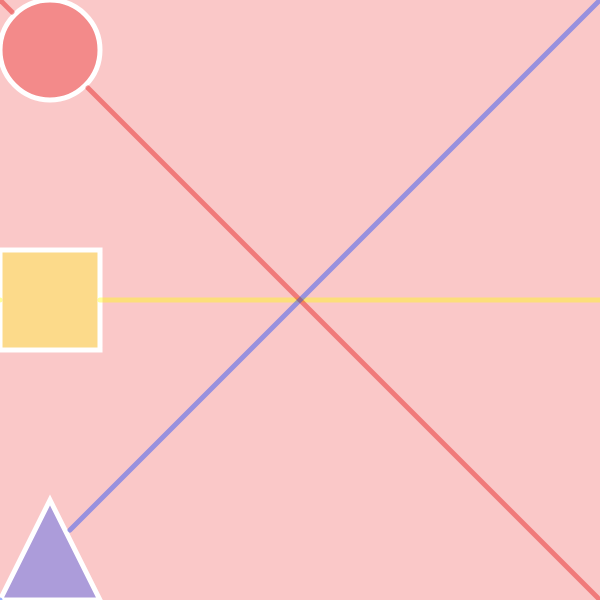
Frame 1 (no input)
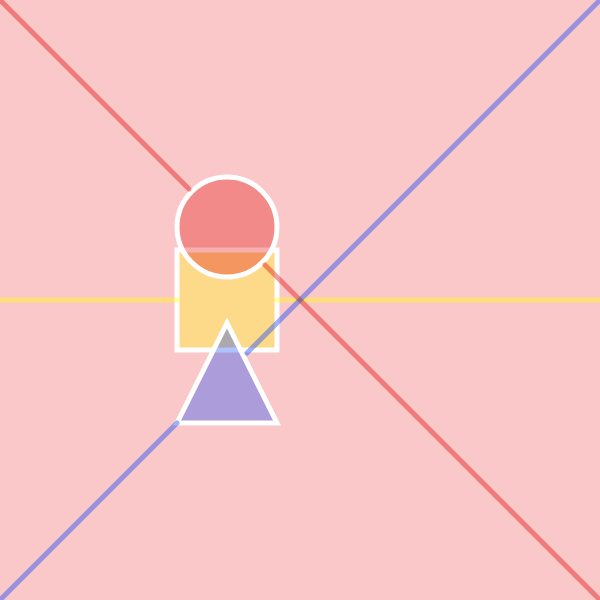
Frame 60 (no input)
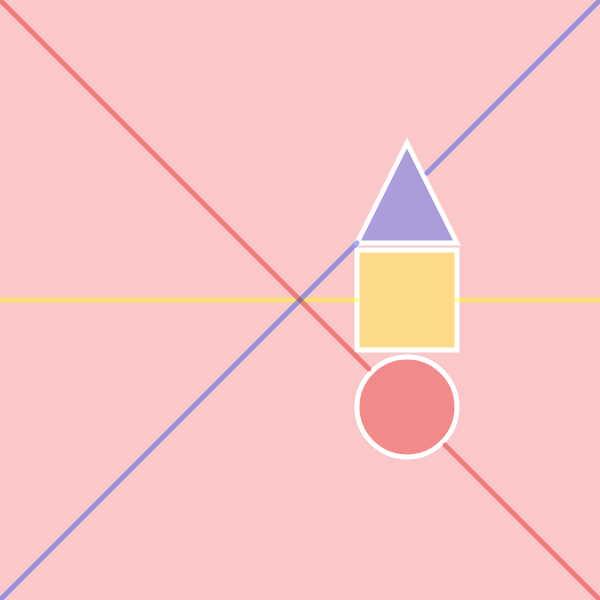
Frame 120 (the mouse pressed at the canvas centre since frame 60)

The p5.js sketch that drew these frames (run headless with seeded random() and noise() and a simulated clock; from frame 60 on, the mouse is pressed at the canvas centre):

// p5.js sketch
// ── sketch.js
let x = 0;
let y = 3;
let z = 0;

function setup() {
  createCanvas(600, 600);
}

function draw() {
  background(250, 200, 200);
  
  strokeWeight(5)
  stroke(255);
  fill(255, 255, 0, 80);
  square(x, height / 2 - 50, 100);

  stroke(255, 255, 0, 100);
  line(0, 300, x, 300);
  line(600, 300, x + 100, 300);

  stroke(255);
  fill(225, 0, 0, 80);
  ellipseMode(CORNER);
  circle(x, x, 100);

  stroke(225, 0, 0, 100);
  line(0, 0, x + 12, x + 12);
  line(600, 600, x + 88, x + 88);

  stroke(255);
  fill(0, 60, 255, 80);
  triangle(x, height + z, x + 50, height + z - 100, x + 100, height + z);
  
  stroke(0, 60, 255, 100);
  line(600, 0, x + 70, (height + z) - 70);
  line(0, 600, x, height + z);

  x = x + y;
  z = -x;
  
  if (x > width - 100) {
    y = -3;
  }
  if (x < 0) {
    y = 3;
  }
}
